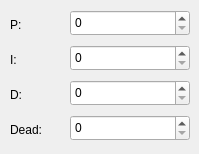
    <widget class="QWidget" name="POS">
     <property name="mouseTracking">
      <bool>true</bool>
     </property>
     <property name="toolTip">
      <string>&lt;html&gt;&lt;head/&gt;&lt;body&gt;&lt;p&gt;位置环PID参数&lt;/p&gt;&lt;/body&gt;&lt;/html&gt;</string>
     </property>
     <attribute name="title">
      <string>POS</string>
     </attribute>
     <widget class="QLabel" name="POS_DSLabel">
      <property name="geometry">
       <rect>
        <x>10</x>
        <y>115</y>
        <width>50</width>
        <height>30</height>
       </rect>
      </property>
      <property name="mouseTracking">
       <bool>true</bool>
      </property>
      <property name="toolTip">
       <string>&lt;html&gt;&lt;head/&gt;&lt;body&gt;&lt;p&gt;死区&lt;/p&gt;&lt;/body&gt;&lt;/html&gt;</string>
      </property>
      <property name="text">
       <string>Dead:</string>
      </property>
     </widget>
     <widget class="QSpinBox" name="POS_PSpinBox">
      <property name="geometry">
       <rect>
        <x>70</x>
        <y>10</y>
        <width>120</width>
        <height>26</height>
       </rect>
      </property>
      <property name="mouseTracking">
       <bool>true</bool>
      </property>
      <property name="toolTip">
       <string>&lt;html&gt;&lt;head/&gt;&lt;body&gt;&lt;p&gt;位置环P参数&lt;/p&gt;&lt;/body&gt;&lt;/html&gt;</string>
      </property>
      <property name="maximum">
       <number>65535</number>
      </property>
     </widget>
     <widget class="QSpinBox" name="POS_DSSpinBox">
      <property name="geometry">
       <rect>
        <x>70</x>
        <y>115</y>
        <width>120</width>
        <height>26</height>
       </rect>
      </property>
      <property name="mouseTracking">
       <bool>true</bool>
      </property>
      <property name="toolTip">
       <string>&lt;html&gt;&lt;head/&gt;&lt;body&gt;&lt;p&gt;位置死区&lt;/p&gt;&lt;/body&gt;&lt;/html&gt;</string>
      </property>
      <property name="maximum">
       <number>65535</number>
      </property>
     </widget>
     <widget class="QLabel" name="POS_ILabel">
      <property name="geometry">
       <rect>
        <x>10</x>
        <y>45</y>
        <width>50</width>
        <height>30</height>
       </rect>
      </property>
      <property name="mouseTracking">
       <bool>true</bool>
      </property>
      <property name="toolTip">
       <string>&lt;html&gt;&lt;head/&gt;&lt;body&gt;&lt;p&gt;积分&lt;/p&gt;&lt;/body&gt;&lt;/html&gt;</string>
      </property>
      <property name="text">
       <string>I:</string>
      </property>
     </widget>
     <widget class="QSpinBox" name="POS_ISpinBox">
      <property name="geometry">
       <rect>
        <x>70</x>
        <y>45</y>
        <width>120</width>
        <height>26</height>
       </rect>
      </property>
      <property name="mouseTracking">
       <bool>true</bool>
      </property>
      <property name="toolTip">
       <string>&lt;html&gt;&lt;head/&gt;&lt;body&gt;&lt;p&gt;位置环I参数&lt;/p&gt;&lt;/body&gt;&lt;/html&gt;</string>
      </property>
      <property name="maximum">
       <number>65535</number>
      </property>
     </widget>
     <widget class="QLabel" name="POS_DLabel">
      <property name="geometry">
       <rect>
        <x>10</x>
        <y>80</y>
        <width>50</width>
        <height>30</height>
       </rect>
      </property>
      <property name="mouseTracking">
       <bool>true</bool>
      </property>
      <property name="toolTip">
       <string>&lt;html&gt;&lt;head/&gt;&lt;body&gt;&lt;p&gt;微分&lt;/p&gt;&lt;/body&gt;&lt;/html&gt;</string>
      </property>
      <property name="text">
       <string>D:</string>
      </property>
     </widget>
     <widget class="QLabel" name="POS_PLabel">
      <property name="geometry">
       <rect>
        <x>10</x>
        <y>10</y>
        <width>50</width>
        <height>30</height>
       </rect>
      </property>
      <property name="mouseTracking">
       <bool>true</bool>
      </property>
      <property name="toolTip">
       <string>&lt;html&gt;&lt;head/&gt;&lt;body&gt;&lt;p&gt;比例&lt;/p&gt;&lt;/body&gt;&lt;/html&gt;</string>
      </property>
      <property name="text">
       <string>P:</string>
      </property>
     </widget>
     <widget class="QSpinBox" name="POS_DSpinBox">
      <property name="geometry">
       <rect>
        <x>70</x>
        <y>80</y>
        <width>120</width>
        <height>26</height>
       </rect>
      </property>
      <property name="mouseTracking">
       <bool>true</bool>
      </property>
      <property name="toolTip">
       <string>&lt;html&gt;&lt;head/&gt;&lt;body&gt;&lt;p&gt;位置环D参数&lt;/p&gt;&lt;/body&gt;&lt;/html&gt;</string>
      </property>
      <property name="maximum">
       <number>65535</number>
      </property>
     </widget>
    </widget>
